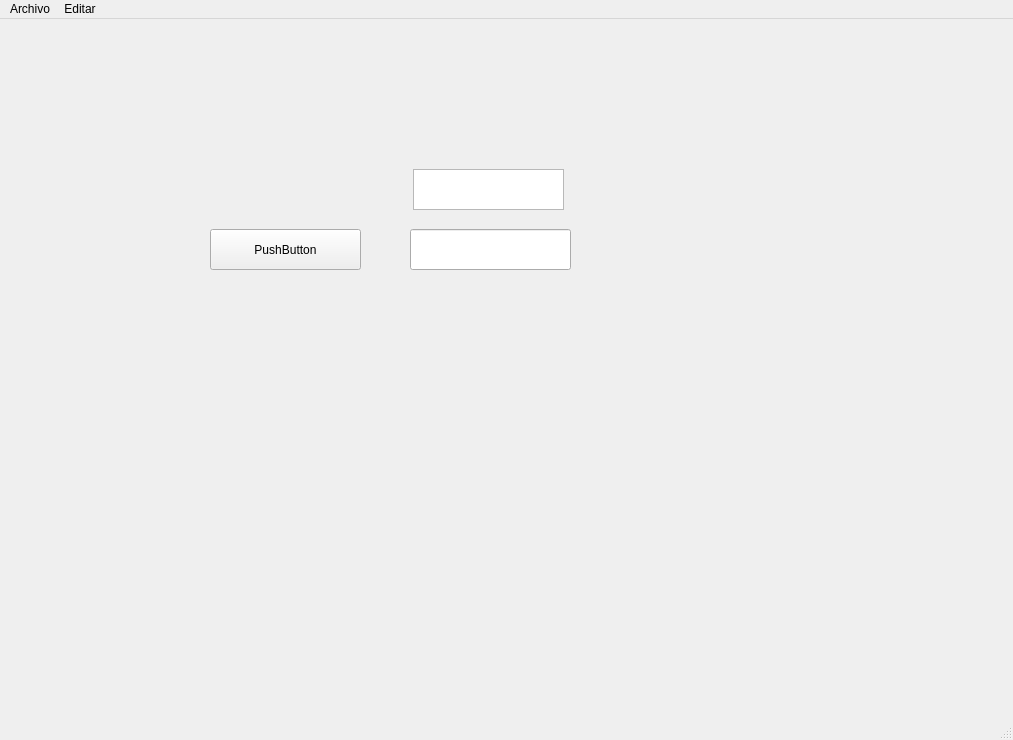
<?xml version="1.0" encoding="UTF-8"?>
<ui version="4.0">
 <class>MainWindow</class>
 <widget class="QMainWindow" name="MainWindow">
  <property name="geometry">
   <rect>
    <x>0</x>
    <y>0</y>
    <width>1013</width>
    <height>740</height>
   </rect>
  </property>
  <property name="windowTitle">
   <string>MainWindow</string>
  </property>
  <widget class="QWidget" name="centralwidget">
   <widget class="QPushButton" name="botoncopiar">
    <property name="geometry">
     <rect>
      <x>210</x>
      <y>210</y>
      <width>151</width>
      <height>41</height>
     </rect>
    </property>
    <property name="text">
     <string>PushButton</string>
    </property>
   </widget>
   <widget class="QLineEdit" name="lineEdit">
    <property name="geometry">
     <rect>
      <x>410</x>
      <y>210</y>
      <width>161</width>
      <height>41</height>
     </rect>
    </property>
   </widget>
   <widget class="QTextEdit" name="textEdit">
    <property name="geometry">
     <rect>
      <x>413</x>
      <y>150</y>
      <width>151</width>
      <height>41</height>
     </rect>
    </property>
   </widget>
  </widget>
  <widget class="QMenuBar" name="menubar">
   <property name="geometry">
    <rect>
     <x>0</x>
     <y>0</y>
     <width>1013</width>
     <height>22</height>
    </rect>
   </property>
   <widget class="QMenu" name="menuArchivo">
    <property name="title">
     <string>Archivo</string>
    </property>
    <addaction name="actionGuardar"/>
   </widget>
   <widget class="QMenu" name="menuEditar">
    <property name="title">
     <string>Editar</string>
    </property>
   </widget>
   <addaction name="menuArchivo"/>
   <addaction name="menuEditar"/>
  </widget>
  <widget class="QStatusBar" name="statusbar"/>
  <action name="actionGuardar">
   <property name="text">
    <string>Guardar</string>
   </property>
  </action>
 </widget>
 <resources/>
 <connections>
  <connection>
   <sender>botoncopiar</sender>
   <signal>clicked()</signal>
   <receiver>textEdit</receiver>
   <slot>paste()</slot>
   <hints>
    <hint type="sourcelabel">
     <x>288</x>
     <y>233</y>
    </hint>
    <hint type="destinationlabel">
     <x>431</x>
     <y>197</y>
    </hint>
   </hints>
  </connection>
  <connection>
   <sender>botoncopiar</sender>
   <signal>clicked()</signal>
   <receiver>lineEdit</receiver>
   <slot>clear()</slot>
   <hints>
    <hint type="sourcelabel">
     <x>355</x>
     <y>266</y>
    </hint>
    <hint type="destinationlabel">
     <x>414</x>
     <y>266</y>
    </hint>
   </hints>
  </connection>
  <connection>
   <sender>botoncopiar</sender>
   <signal>clicked()</signal>
   <receiver>lineEdit</receiver>
   <slot>selectAll()</slot>
   <hints>
    <hint type="sourcelabel">
     <x>307</x>
     <y>238</y>
    </hint>
    <hint type="destinationlabel">
     <x>414</x>
     <y>236</y>
    </hint>
   </hints>
  </connection>
 </connections>
</ui>
